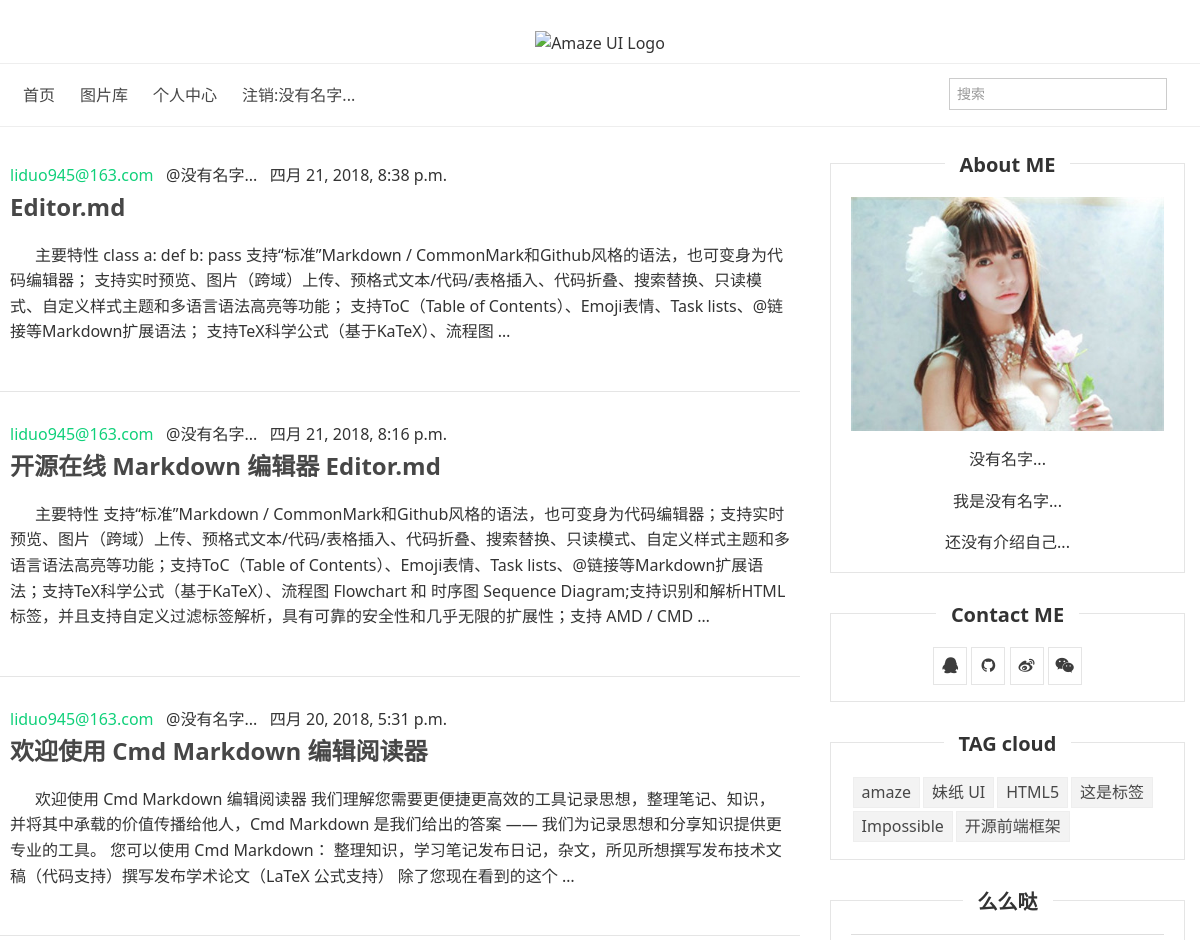
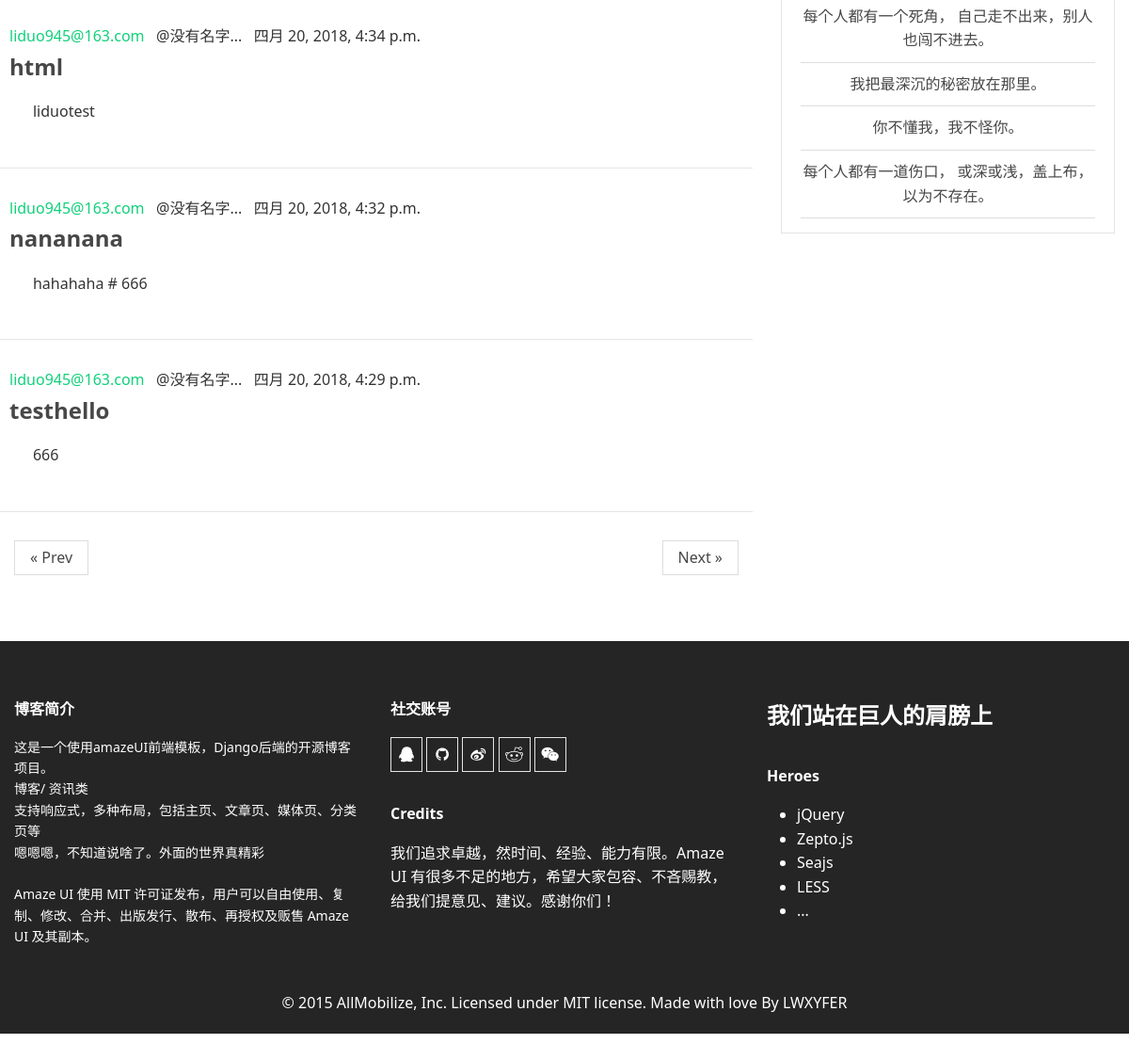
The app's page /index/4 with its own data (2 pictures, top to bottom).
### apps/blog_console/models.py (models this page shows, shortened)
class BlogHtml(BaseModel):
    user = models.ForeignKey(User, verbose_name='作者')
    title = models.CharField(max_length=30, verbose_name='标题')
    article = models.TextField(verbose_name='文章')
    markdown = models.OneToOneField(BlogMarkdown, verbose_name='markdown文章ID')
    class Meta:
        db_table = 'blog_html'
        verbose_name = 'Html列表'
        verbose_name_plural = verbose_name

### apps/blog_sign/models.py (models this page shows)
class User(AbstractUser, BaseModel):
    def __str__(self):
        return self.username
    class Meta:
        db_table = 'blog_user'
        verbose_name = '用户列表'
        verbose_name_plural = verbose_name

### apps/blog_index/views.py (the view)
# urls.py: url(r'^(?P<user_id>.*)', views.user_index),
def user_index(request, user_id):
    user_login = request.user
    if user_login.is_authenticated():
        if not user_id:
            return redirect('/index/%s' % user_login.id)
        if user_login.id == user_id:
            pass
    if not user_id:
        return redirect('sign:login')
    user = User.objects.get(id=user_id)
    try:
        user_info = user.userinfo
    except:
        user_info = dict()
        user_info['name'] = '没有名字...'
        user_info['introduction'] = '还没有介绍自己...'
    articles_html = user.bloghtml_set.all().order_by('-create_time')
    return render(request, 'index/lw-index-noslider.html', {'articles_html': articles_html, 'user_info': user_info})

### template/index/lw-index-noslider.html (shortened to what this page needs)
<!doctype html>
{% load staticfiles %}
<html>
<head>
    <link rel="stylesheet" href="{% static 'index/assets/css/amazeui.min.css' %}">
    <link rel="stylesheet" href="{% static 'index/assets/css/app.css' %}">
</head>
<body id="blog">
<header class="am-g am-g-fixed blog-fixed blog-text-center blog-header">
    <div class="am-u-sm-8 am-u-sm-centered">
        <img width="200" src="http://s.amazeui.org/media/i/brand/amazeui-b.png" alt="Amaze UI Logo"/>
    </div>
</header>
<hr>
<nav class="am-g am-g-fixed blog-fixed blog-nav">
    <div class="am-collapse am-topbar-collapse" id="blog-collapse">
        <ul class="am-nav am-nav-pills am-topbar-nav">
            <li><a href="/index/">首页</a></li>
            <li><a href="lw-img.html">图片库</a></li>
            <li><a href="{% url 'console:table' %}">个人中心</a></li>
            <li><a href="lw-article-fullwidth.html">注销:{{ user_info.name }}</a></li>
        </ul>
        <form class="am-topbar-form am-topbar-right am-form-inline" role="search">
            <div class="am-form-group">
                <input type="text" class="am-form-field am-input-sm" placeholder="搜索">
            </div>
        </form>
    </div>
</nav>
<hr>
<div class="am-g am-g-fixed blog-fixed">
    <div class="am-u-md-8 am-u-sm-12">
        {% for article in articles_html %}
        <article class="am-g blog-entry-article">
            <div class="am-u-lg-6 am-u-md-12 am-u-sm-12 blog-entry-text" style="width: 100%">
                <span><a href="" class="blog-color">{{ article.user }} &nbsp;</a></span>
                <span> @{{ user_info.name }} &nbsp;</span>
                <span>{{ article.update_time }}</span>
                <h1><a href="/article/{{ article.markdown_id }}">{{ article.title }}</a></h1>
                <p>&nbsp;&nbsp;&nbsp;&nbsp;&nbsp;&nbsp;{{ article.article|striptags|truncatewords:"15"  }}
                </p>
            </div>
        </article>
        {% endfor %}
        <ul class="am-pagination">
            <li class="am-pagination-prev"><a href="">&laquo; Prev</a></li>
            <li class="am-pagination-next"><a href="">Next &raquo;</a></li>
        </ul>
    </div>
    <div class="am-u-md-4 am-u-sm-12 blog-sidebar">
        <div class="blog-sidebar-widget blog-bor">
            <h2 class="blog-text-center blog-title"><span>About ME</span></h2>
            <img src="assets/i/f14.jpg" alt="about me" class="blog-entry-img">
            <p>{{ user_info.name }}</p>
            <p>
                我是{{ user_info.name }}
            </p>
            <p>{{ user_info.introduction }}</p>
        </div>
        <div class="blog-sidebar-widget blog-bor">
            <h2 class="blog-text-center blog-title"><span>Contact ME</span></h2>
            <p>
                <a href=""><span class="am-icon-qq am-icon-fw am-primary blog-icon"></span></a>
                <a href=""><span class="am-icon-github am-icon-fw blog-icon"></span></a>
                <a href=""><span class="am-icon-weibo am-icon-fw blog-icon"></span></a>
                <a href=""><span class="am-icon-weixin am-icon-fw blog-icon"></span></a>
            </p>
        </div>
        <div class="blog-clear-margin blog-sidebar-widget blog-bor am-g ">
            <h2 class="blog-title"><span>TAG cloud</span></h2>
            <div class="am-u-sm-12 blog-clear-padding">
                <a href="" class="blog-tag">amaze</a>
                <a href="" class="blog-tag">妹纸 UI</a>
                <a href="" class="blog-tag">HTML5</a>
                <a href="" class="blog-tag">这是标签</a>
                <a href="" class="blog-tag">Impossible</a>
                <a href="" class="blog-tag">开源前端框架</a>
            </div>
        </div>
        <div class="blog-sidebar-widget blog-bor">
            <h2 class="blog-title"><span>么么哒</span></h2>
            <ul class="am-list">
                <li><a href="#">每个人都有一个死角， 自己走不出来，别人也闯不进去。</a></li>
                <li><a href="#">我把最深沉的秘密放在那里。</a></li>
                <li><a href="#">你不懂我，我不怪你。</a></li>
                <li><a href="#">每个人都有一道伤口， 或深或浅，盖上布，以为不存在。</a></li>
            </ul>
        </div>
    </div>
</div>
<footer class="blog-footer">
    <div class="am-g am-g-fixed blog-fixed am-u-sm-centered blog-footer-padding">
        <div class="am-u-sm-12 am-u-md-4- am-u-lg-4">
            <h3>博客简介</h3>
            <p class="am-text-sm">这是一个使用amazeUI前端模板，Django后端的开源博客项目。<br> 博客/ 资讯类 <br> 支持响应式，多种布局，包括主页、文章页、媒体页、分类页等<br>嗯嗯嗯，不知道说啥了。外面的世界真精彩<br><br>
                Amaze UI 使用 MIT 许可证发布，用户可以自由使用、复制、修改、合并、出版发行、散布、再授权及贩售 Amaze UI 及其副本。</p>
        </div>
        <div class="am-u-sm-12 am-u-md-4- am-u-lg-4">
            <h3>社交账号</h3>
            <p>
                <a href=""><span class="am-icon-qq am-icon-fw am-primary blog-icon blog-icon"></span></a>
                <a href=""><span class="am-icon-github am-icon-fw blog-icon blog-icon"></span></a>
                <a href=""><span class="am-icon-weibo am-icon-fw blog-icon blog-icon"></span></a>
                <a href=""><span class="am-icon-reddit am-icon-fw blog-icon blog-icon"></span></a>
                <a href=""><span class="am-icon-weixin am-icon-fw blog-icon blog-icon"></span></a>
            </p>
            <h3>Credits</h3>
            <p>我们追求卓越，然时间、经验、能力有限。Amaze UI 有很多不足的地方，希望大家包容、不吝赐教，给我们提意见、建议。感谢你们！</p>
        </div>
        <div class="am-u-sm-12 am-u-md-4- am-u-lg-4">
            <h1>我们站在巨人的肩膀上</h1>
            <h3>Heroes</h3>
            <p>
            <ul>
                <li>jQuery</li>
                <li>Zepto.js</li>
                <li>Seajs</li>
                <li>LESS</li>
                <li>...</li>
            </ul>
            </p>
        </div>
    </div>
    <div class="blog-text-center">© 2015 AllMobilize, Inc. Licensed under MIT license. Made with love By LWXYFER</div>
</footer>
</body>
</html>

### static/sign/assets/css/app.css (style rules this page uses)
html { width:100%; height:100%; }
body { width:100%; height:100%; }
a { color:#474747; }
.blog-header { margin-top:3rem; }
#blog hr { margin:0.6rem 0; }
.blog-nav { padding:0 1.3rem; }
.blog-text-center { text-align:center; }
.blog-bor { border:1px solid #e5e5e5; }
@media only screen and (min-width: 1200px) { .blog-fixed { max-width: 1200px; } }
.blog-entry-img { padding:0; max-width:100%; height:auto; }
.blog-entry-article { margin:3rem 0; padding-bottom: 3rem; border-bottom: 1px solid #e5e5e5; }
.blog-entry-text { padding:0 1rem; }
.blog-entry-text h1 { margin-top:0; color:#3d3d3d; }
.blog-sidebar { margin-top:3rem; padding:0 1.5rem 0 3rem; }
.blog-title { margin-top:-1.5rem; }
.blog-title span { background-color:#fff; padding:0 1.5rem; }
.blog-sidebar-widget { padding:0 2rem; margin-bottom:4rem; text-align:center; }
.blog-icon { width:3.4rem; border:1px solid #e5e5e5; padding:0.5rem; color:#3d3d3d; }
.blog-color { color:#10D07A; }
.blog-tag { background:#F3F3F3; margin:0.15rem 0.15rem; line-height:2.5rem; float:left; border: 1px solid #eee; padding:0.2rem 0.8rem 0.2rem 0.8rem; }
.blog-clear-margin { margin-left:0rem !important; margin-right:0rem !important; }
.blog-clear-padding { padding:0 0 1.5rem 0 !important; }
.blog-footer { padding:3rem 0 2rem 0; margin-top:5rem; background-color:#252525; color:#fff !important }
.blog-footer-padding { padding:3rem 0; }
.blog-footer a { color:#fff; }
.blog-footer span { color:#fff; }

### records on screen
BlogHtml: user "liduo945@163.com", name "没有名字...", update_time "四月 21, 2018, 8:38 p.m.", title "Editor.md", article "主要特性 class a: def b: pass 支持“标准”Markdown / CommonMark和Github风格的语法，也可变身为代码编辑器； 支持实时预览、图片（跨域）上传、预格式文本/代码/表格插入、代码折叠、搜索替换、只读模式、自定义样式主题和多语言语法高亮等功能； 支持ToC（Table of Contents）、Emoji表情、Task lists、@链接等Markdown扩展语法； 支持TeX科学公式（基于KaTeX）、流程图 …"
BlogHtml: user "liduo945@163.com", name "没有名字...", update_time "四月 21, 2018, 8:16 p.m.", title "开源在线 Markdown 编辑器 Editor.md", article "主要特性 支持“标准”Markdown / CommonMark和Github风格的语法，也可变身为代码编辑器；支持实时预览、图片（跨域）上传、预格式文本/代码/表格插入、代码折叠、搜索替换、只读模式、自定义样式主题和多语言语法高亮等功能；支持ToC（Table of Contents）、Emoji表情、Task lists、@链接等Markdown扩展语法；支持TeX科学公式（基于KaTeX）、流程图 Flowchart 和 时序图 Sequence Diagram;支持识别和解析HTML标签，并且支持自定义过滤标签解析，具有可靠的安全性和几乎无限的扩展性；支持 AMD / CMD …"
BlogHtml: user "liduo945@163.com", name "没有名字...", update_time "四月 20, 2018, 5:31 p.m.", title "欢迎使用 Cmd Markdown 编辑阅读器", article "欢迎使用 Cmd Markdown 编辑阅读器 我们理解您需要更便捷更高效的工具记录思想，整理笔记、知识，并将其中承载的价值传播给他人，Cmd Markdown 是我们给出的答案 —— 我们为记录思想和分享知识提供更专业的工具。 您可以使用 Cmd Markdown： 整理知识，学习笔记发布日记，杂文，所见所想撰写发布技术文稿（代码支持）撰写发布学术论文（LaTeX 公式支持） 除了您现在看到的这个 …"
BlogHtml: user "liduo945@163.com", name "没有名字...", update_time "四月 20, 2018, 4:34 p.m.", title "html", article "liduotest"
BlogHtml: user "liduo945@163.com", name "没有名字...", update_time "四月 20, 2018, 4:32 p.m.", title "nananana", article "hahahaha # 666"
BlogHtml: user "liduo945@163.com", name "没有名字...", update_time "四月 20, 2018, 4:29 p.m.", title "testhello", article "666"

### other values on screen
{{ user_info.name }} "没有名字..."
{{ user_info.introduction }} "还没有介绍自己..."
